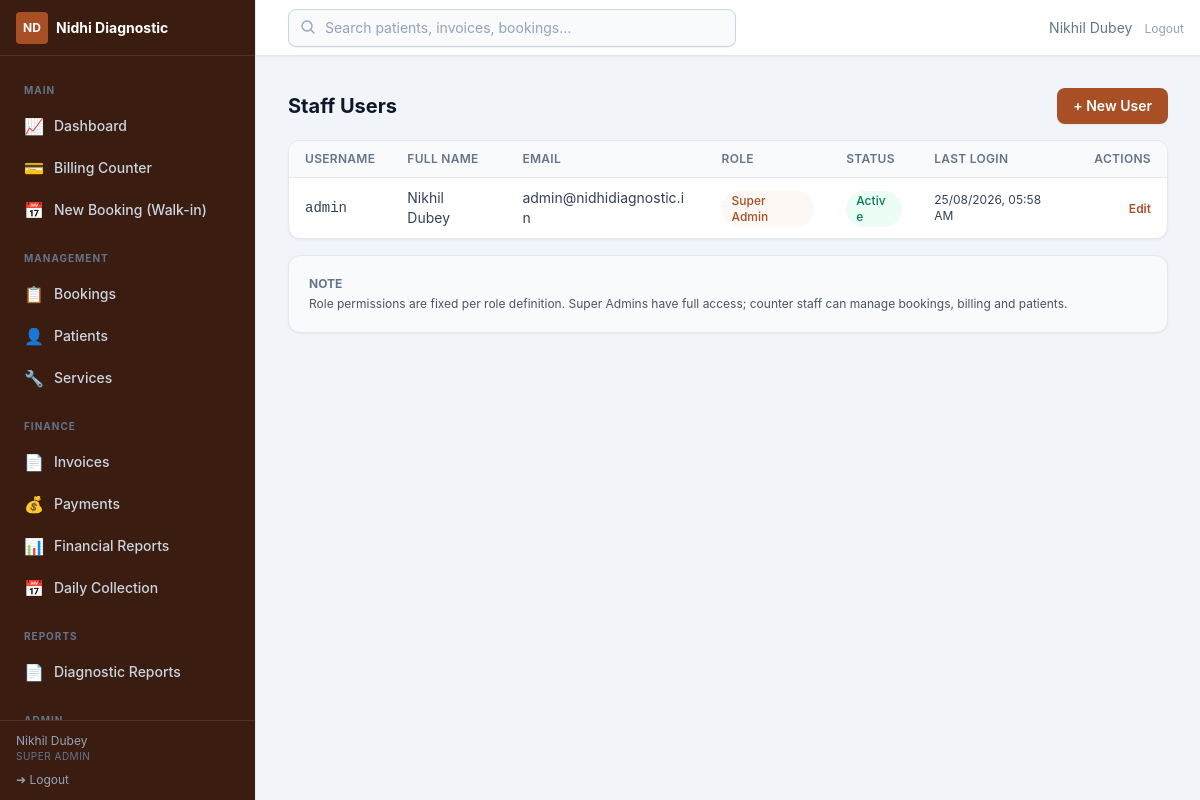
Before: /admin/users/ (signed in) with the older database file.
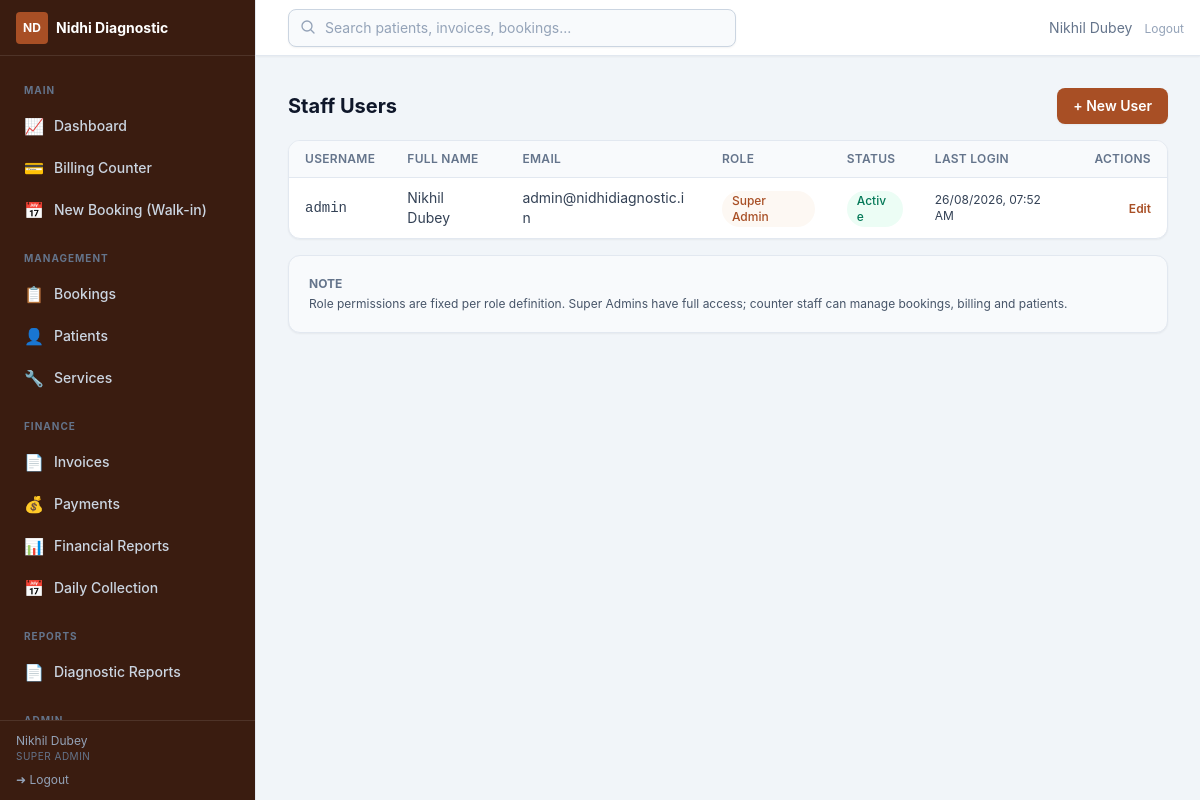
After: the same page with the newer database file.
### app/models/user.py (models this page shows, shortened)
class TimestampMixin:
    created_at = db.Column(db.DateTime, default=utcnow, nullable=False)
    updated_at = db.Column(db.DateTime, default=utcnow, onupdate=utcnow)

class User(db.Model, TimestampMixin, UserMixin):
    __tablename__ = "users"
    id = db.Column(db.Integer, primary_key=True)
    username = db.Column(db.String(64), unique=True, nullable=False, index=True)
    email = db.Column(db.String(254), unique=True)
    full_name = db.Column(db.String(128), nullable=False)
    password_hash = db.Column(db.String(256), nullable=False)
    role_id = db.Column(db.Integer, db.ForeignKey("roles.id"), nullable=False)
    is_active = db.Column(db.Boolean, default=True, nullable=False)
    last_login_at = db.Column(db.DateTime)
    role = db.relationship("Role", lazy="selectin")
    def has_permission(self, *codes) -> bool:
        if not self.role:
            return False
        if self.role.name == "super_admin":
            return True
        return bool(set(codes) & self.role.codes)

class Role(db.Model):
    __tablename__ = "roles"
    id = db.Column(db.Integer, primary_key=True)
    name = db.Column(db.String(32), unique=True, nullable=False, index=True)
    label = db.Column(db.String(64))
    permissions = db.relationship(
        "Permission", secondary="role_permissions", back_populates="roles",
        lazy="selectin",
    )

### app/admin/users.py (the view)
@users_bp.route("/")
@login_required
@permission_required("users.manage")
def index():
    users = User.query.order_by(User.username).all()
    return render_template("admin/users/index.html", users=users)

### app/models/user.py (called while the page is built)
@login_manager.user_loader
def load_user(user_id):
    return db.session.get(User, int(user_id))

### app/utils/helpers.py (called while the page is built)
def get_setting(key, default=""):
    row = db.session.get(Setting, key)
    if row is not None:
        return row.value
    return SETTING_DEFAULTS.get(key, default)

def fmt_datetime(dt):
    if isinstance(dt, datetime):
        return dt.strftime("%d/%m/%Y, %I:%M %p")
    return ""

def permission_required(*permissions):
    def decorator(view):
        @wraps(view)
        def wrapped(*args, **kwargs):
            if not current_user.is_authenticated:
                return redirect(url_for("auth.login", next=request.url))
            if not current_user.has_permission(*permissions):
                abort(403)
            return view(*args, **kwargs)
        return wrapped
    return decorator

### app/templates/admin/users/index.html (shortened to what this page needs)
{% extends "admin/base.html" %}
{% block content %}
<div class="flex flex-wrap items-center justify-between gap-3">
  <h1 class="text-xl font-bold text-slate-900">Staff Users</h1>
  <a href="{{ url_for('users.create') }}" class="btn-primary text-sm">+ New User</a>
</div>
<div class="card mt-4 overflow-hidden">
  <div class="overflow-x-auto">
    <table class="table-base table-responsive">
      <thead><tr><th>Username</th><th>Full Name</th><th>Email</th><th>Role</th><th>Status</th><th>Last Login</th><th class="text-right">Actions</th></tr></thead>
      <tbody>
        {% for u in users %}
        <tr>
          <td data-label="Username" class="font-mono font-medium">{{ u.username }}</td>
          <td data-label="Full Name">{{ u.full_name }}</td>
          <td data-label="Email" class="text-sm">{{ u.email }}</td>
          <td data-label="Role"><span class="badge bg-brand-50 text-brand-700">{{ u.role.label if u.role else u.role_name }}</span></td>
          <td data-label="Status">
            {% if u.is_locked %}
            <span class="badge bg-red-50 text-red-700">Locked</span>
            {% elif u.is_active %}
            <span class="badge bg-emerald-50 text-emerald-700">Active</span>
            {% else %}
            <span class="badge bg-slate-100 text-slate-500">Inactive</span>
            {% endif %}
          </td>
          <td data-label="Last Login" class="text-xs">{{ fmt_datetime(u.last_login_at) if u.last_login_at else 'Never' }}</td>
          <td data-label="Actions" class="text-right space-x-3">
            <a href="{{ url_for('users.edit', user_id=u.id) }}" class="text-xs font-semibold text-brand-700 hover:underline">Edit</a>
          </td>
        </tr>
        {% endfor %}
      </tbody>
    </table>
  </div>
</div>
<div class="card mt-4 p-5 bg-slate-50 border-slate-200">
  <p class="text-xs font-bold uppercase text-slate-500">Note</p>
  <p class="mt-1 text-xs text-slate-600">Role permissions are fixed per role definition. Super Admins have full access; counter staff can manage bookings, billing and patients.</p>
</div>
{% endblock %}

### app/templates/admin/base.html (shortened to what the changed rows need)
{% extends "base.html" %}
{% block body %}
<div class="flex h-screen bg-slate-100" x-data="{ sidebar: window.innerWidth >= 1024 }"
     @resize.window="sidebar = window.innerWidth >= 1024"
     @keydown.escape.window="if (window.innerWidth < 1024) sidebar = false">
  <aside class="fixed inset-y-0 left-0 z-30 flex w-64 flex-col border-r border-slate-200 bg-brand-950 text-slate-200 transition-transform duration-300 ease-in-out lg:translate-x-0"
         :class="sidebar ? 'translate-x-0' : '-translate-x-full'">
    <div class="border-t border-white/10 px-4 py-3">
      <div class="text-xs text-slate-400 truncate">{{ current_user.full_name }}</div>
      <div class="text-[10px] uppercase tracking-wider text-slate-500">{{ current_user.role.label if current_user.role else current_user.role_name }}</div>
      <a href="{{ url_for('auth.logout') }}" class="mt-2 flex items-center gap-1.5 text-xs text-slate-400 hover:text-white">
        &#10140; Logout
      </a>
    </div>
  </aside>
  <div class="flex flex-1 flex-col pl-0 lg:pl-64">
    <header class="sticky top-0 z-20 flex h-14 items-center justify-between border-b border-slate-200 bg-white px-4 shadow-sm">
      <div class="flex items-center gap-3 text-sm">
        <span class="hidden text-slate-500 md:inline">{{ current_user.full_name }}</span>
        <form method="post" action="{{ url_for('auth.logout') }}">
          <button type="submit" class="text-xs text-slate-400 hover:text-red-600">Logout</button>
        </form>
      </div>
    </header>
    <div class="flex-1 overflow-y-auto p-4 sm:p-6 lg:p-8">
      {% block content %}{% endblock %}
    </div>
  </div>
</div>
{% endblock %}

Changed rows visible on the page:
changed User "admin": last_login_at "25/08/2026, 05:58 AM" → "26/08/2026, 07:52 AM"
